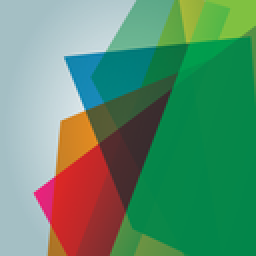
%> input picture source-code-and-exe/splash.png, 128 x 128 px, shrunk from 400 x 400 before the run (shown 2 times larger)
$ octave --eval "result = hbFreq(imread('splash.png'));"   (GNU Octave 9; MATLAB toolbox functions it lacks are replaced by stand-ins)
%> lines starting %> are read from the running program, lines starting %| are printed output that depends on the picture; in (x1, y1, x2, y2) boxes, pixels count from 0 and x2, y2 are one past the last pixel; in counts of white or black regions, pixels touching at a corner belong together; the program's own positions count from 1
function [outImg] = hbFreq(img)

% convert to 0~1 double type value
imgDouble = im2double(img);

% m x n: the size of the image
[m,n] = size(imgDouble);
%> m = 128; n = 384

%%% padding image to 2x of max(m,n) => prevent undersampling

% preparing padded image variable
paddedImg = zeros(2*max(m,n),2*max(m,n));

% p x q: the size of the padding image
[p,q] = size(paddedImg);
%> p = 768; q = 768

% appdending the original image to paddingImg
for i = 1:p
    for j = 1:q
        if i <= m && j<= n
            paddedImg(i,j) = imgDouble(i,j);
        else
            paddedImg(i,j) = 0;
        end
    end
end
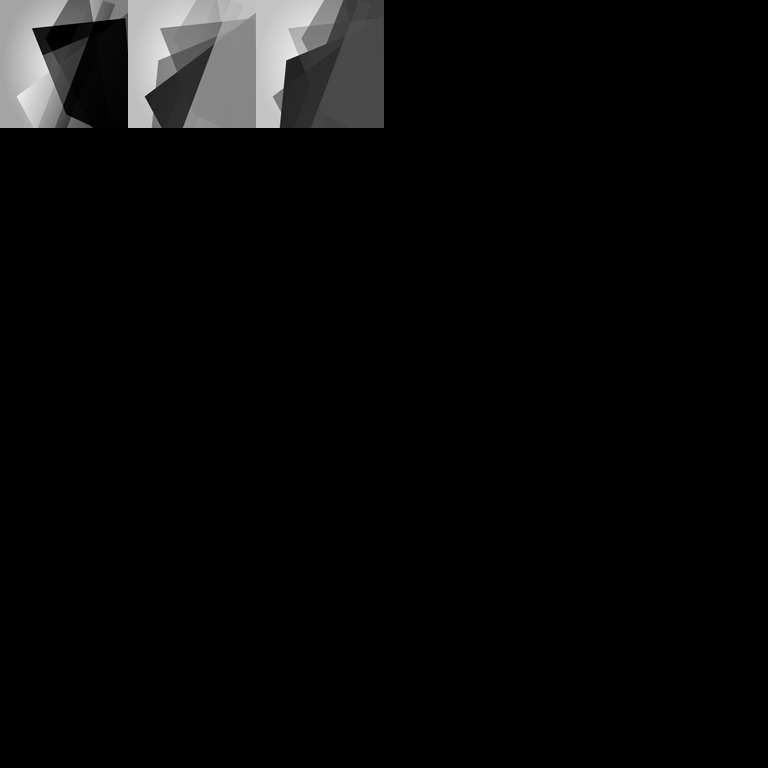
%> paddedImg: size 768x768 double; min 0, max 0.957, mean 0.0375

% preparing pre-process image variable
preProcessImg = zeros(p,q);

% Multiplying the padded image with (-1)^(x+y)
for i = 1:p
    for j = 1:q
        preProcessImg(i,j) = paddedImg(i,j).*(-1).^(i + j);
    end
end
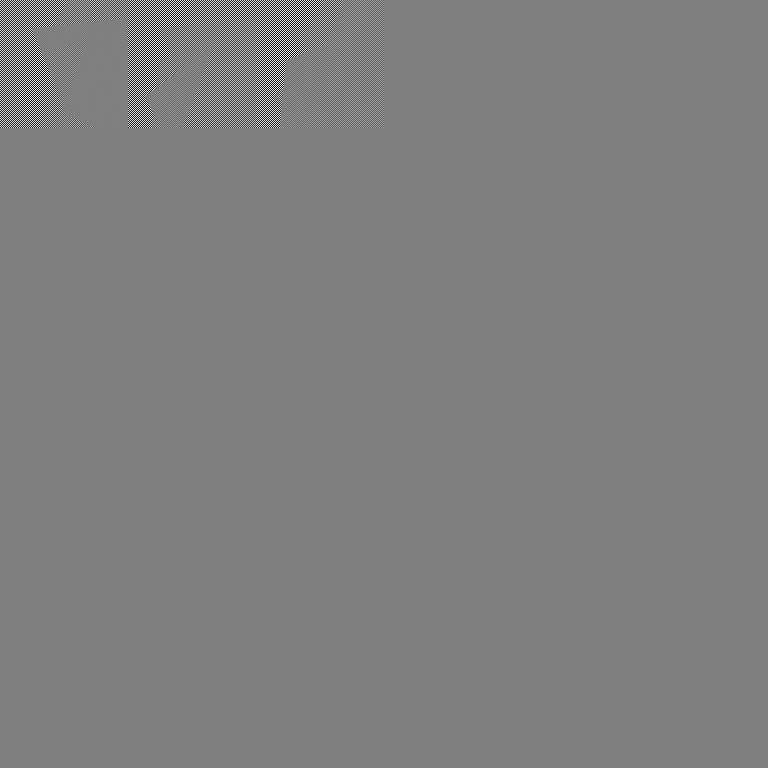
%> preProcessImg: size 768x768 double; min -0.957, max 0.953, mean 1.2e-07; drawn with min black and max white

% perform DFT to transform image to frequency domain
imgInFD = fft2(preProcessImg);

% generate
[x,y] = freqspace(p,'meshgrid');

% constructing ideal highpass filter
IHPF = zeros(p,q);
for i = 1:p
    for j = 1:q
        if sqrt(x(i,j).^2 + y(i,j).^2) <= 0.4 % cut-off frequency
            IHPF(i,j) = 0;
        else
            IHPF(i,j) = 1;
        end
    end
end
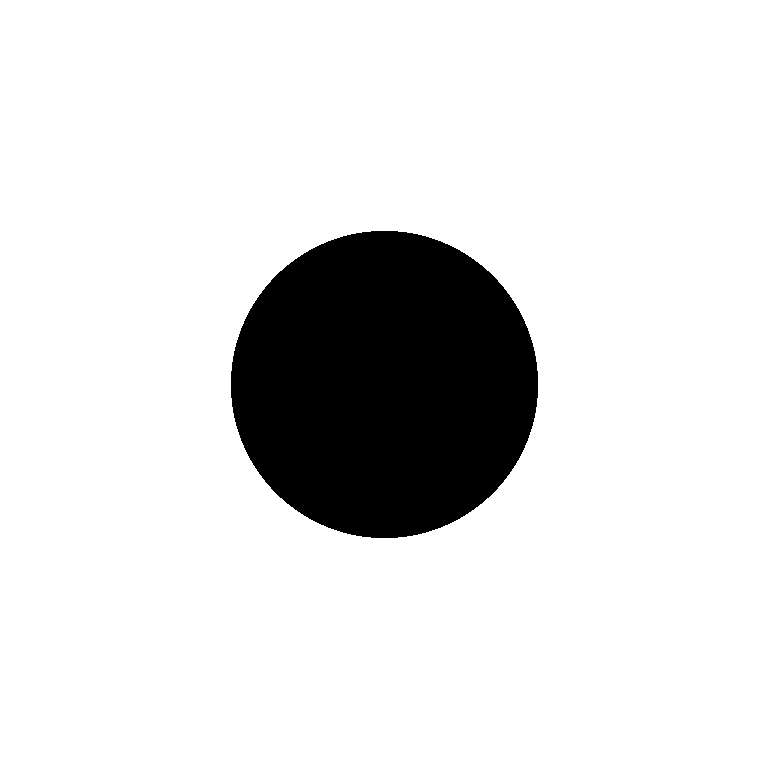
%> IHPF: size 768x768 double; values 0 (black) and 1 (white), 87.4% white; 1 black region, box (x1, y1, x2, y2) and area: (231, 231, 538, 538) 74141

% constructing high-boost filter function
A = 3;
H = zeros(p,q);
for i = 1:p
    for j = 1:q
        H(i,j) = (A-1) + IHPF(i,j);
    end
end

% perform filtering!
filteredImgInFD = imgInFD.*H;

% inverse DFT
ifftImg = ifft2(filteredImgInFD);

% Multiplying the inversed image with (-1)^(x+y)
postProcessImg = zeros(p,q);
for i = 1:p
    for j = 1:q
        postProcessImg(i,j) = ifftImg(i,j).*((-1).^(i+j));
    end
end
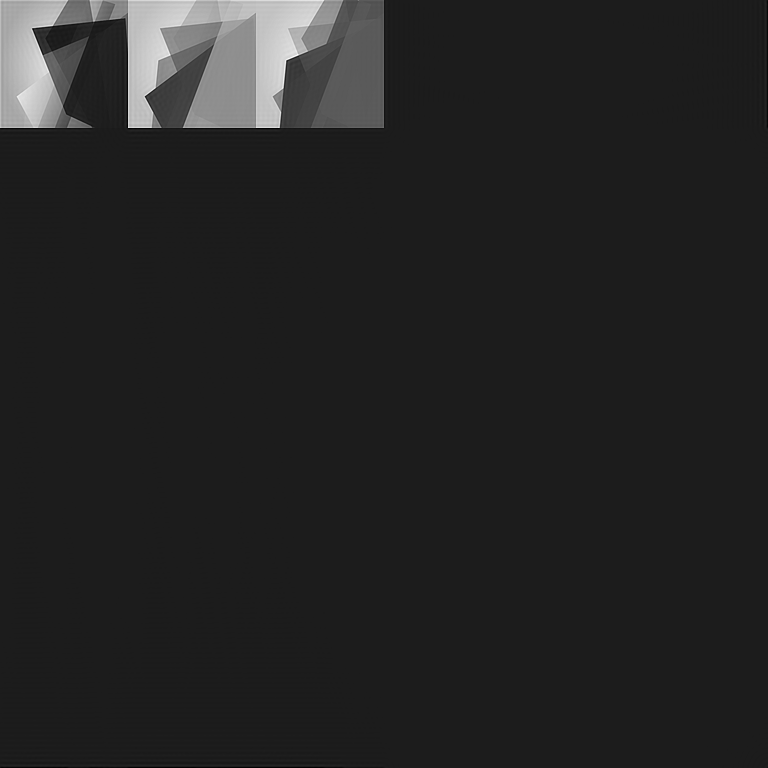
%> postProcessImg: size 768x768 double; min -0.26, max 2.09, mean 0.0751; drawn with min black and max white

% remove padding
out = zeros(m,n);
for i = 1:m
    for j = 1:n
        out(i,j) = postProcessImg(i,j);
    end
end
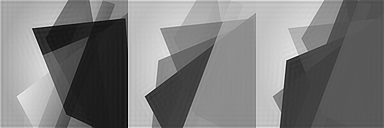
%> out: size 128x384 double; min -0.236, max 2.09, mean 0.903; drawn with min black and max white

% convert to 0~255 gray level
outImg = uint8(out.*255);
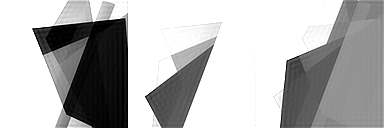
%> outImg: size 128x384 uint8; min 0, max 255, mean 181

end
